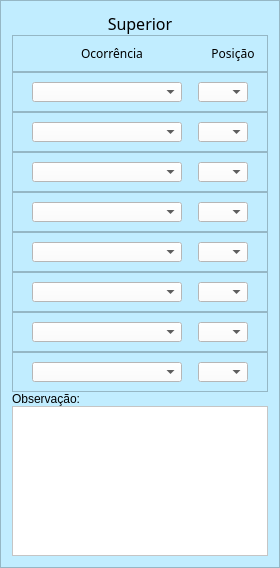
                           <widget class="QFrame" name="frame_21">
                            <property name="styleSheet">
                             <string notr="true">QFrame{
background-color: rgb(193, 237, 255);
}

QComboBox{
background-color: rgb(255, 255, 255);
}

</string>
                            </property>
                            <property name="frameShape">
                             <enum>QFrame::StyledPanel</enum>
                            </property>
                            <property name="frameShadow">
                             <enum>QFrame::Raised</enum>
                            </property>
                            <layout class="QVBoxLayout" name="verticalLayout_2">
                             <property name="spacing">
                              <number>0</number>
                             </property>
                             <item>
                              <widget class="QLabel" name="label_9">
                               <property name="maximumSize">
                                <size>
                                 <width>16777215</width>
                                 <height>30</height>
                                </size>
                               </property>
                               <property name="font">
                                <font>
                                 <family>Lucida Calligraphy</family>
                                </font>
                               </property>
                               <property name="text">
                                <string>&lt;html&gt;&lt;head/&gt;&lt;body&gt;&lt;p align=&quot;center&quot;&gt;&lt;span style=&quot; font-size:12pt;&quot;&gt;Superior&lt;/span&gt;&lt;/p&gt;&lt;/body&gt;&lt;/html&gt;</string>
                               </property>
                              </widget>
                             </item>
                             <item>
                              <widget class="QFrame" name="frame_36">
                               <property name="maximumSize">
                                <size>
                                 <width>16777215</width>
                                 <height>40</height>
                                </size>
                               </property>
                               <property name="frameShape">
                                <enum>QFrame::StyledPanel</enum>
                               </property>
                               <property name="frameShadow">
                                <enum>QFrame::Raised</enum>
                               </property>
                               <layout class="QHBoxLayout" name="horizontalLayout_33">
                                <item>
                                 <widget class="QLabel" name="label_14">
                                  <property name="maximumSize">
                                   <size>
                                    <width>16777215</width>
                                    <height>30</height>
                                   </size>
                                  </property>
                                  <property name="font">
                                   <font>
                                    <family>Lucida Calligraphy</family>
                                   </font>
                                  </property>
                                  <property name="text">
                                   <string>&lt;html&gt;&lt;head/&gt;&lt;body&gt;&lt;p align=&quot;center&quot;&gt;Ocorrência&lt;/p&gt;&lt;/body&gt;&lt;/html&gt;</string>
                                  </property>
                                 </widget>
                                </item>
                                <item>
                                 <widget class="QLabel" name="label_13">
                                  <property name="maximumSize">
                                   <size>
                                    <width>50</width>
                                    <height>30</height>
                                   </size>
                                  </property>
                                  <property name="font">
                                   <font>
                                    <family>Lucida Calligraphy</family>
                                   </font>
                                  </property>
                                  <property name="text">
                                   <string>&lt;html&gt;&lt;head/&gt;&lt;body&gt;&lt;p align=&quot;center&quot;&gt;Posição&lt;/p&gt;&lt;/body&gt;&lt;/html&gt;</string>
                                  </property>
                                 </widget>
                                </item>
                               </layout>
                              </widget>
                             </item>
                             <item>
                              <widget class="QFrame" name="frame_16">
                               <property name="maximumSize">
                                <size>
                                 <width>16777215</width>
                                 <height>40</height>
                                </size>
                               </property>
                               <property name="frameShape">
                                <enum>QFrame::StyledPanel</enum>
                               </property>
                               <property name="frameShadow">
                                <enum>QFrame::Raised</enum>
                               </property>
                               <layout class="QHBoxLayout" name="horizontalLayout_9">
                                <item>
                                 <widget class="QComboBox" name="comboBox_23">
                                  <property name="maximumSize">
                                   <size>
                                    <width>150</width>
                                    <height>30</height>
                                   </size>
                                  </property>
                                 </widget>
                                </item>
                                <item>
                                 <widget class="QComboBox" name="comboBox_28">
                                  <property name="maximumSize">
                                   <size>
                                    <width>50</width>
                                    <height>30</height>
                                   </size>
                                  </property>
                                 </widget>
                                </item>
                               </layout>
                              </widget>
                             </item>
                             <item>
                              <widget class="QFrame" name="frame_23">
                               <property name="maximumSize">
                                <size>
                                 <width>16777215</width>
                                 <height>40</height>
                                </size>
                               </property>
                               <property name="frameShape">
                                <enum>QFrame::StyledPanel</enum>
                               </property>
                               <property name="frameShadow">
                                <enum>QFrame::Raised</enum>
                               </property>
                               <layout class="QHBoxLayout" name="horizontalLayout_17">
                                <item>
                                 <widget class="QComboBox" name="comboBox_26">
                                  <property name="maximumSize">
                                   <size>
                                    <width>150</width>
                                    <height>30</height>
                                   </size>
                                  </property>
                                 </widget>
                                </item>
                                <item>
                                 <widget class="QComboBox" name="comboBox_31">
                                  <property name="maximumSize">
                                   <size>
                                    <width>50</width>
                                    <height>30</height>
                                   </size>
                                  </property>
                                 </widget>
                                </item>
                               </layout>
                              </widget>
                             </item>
                             <item>
                              <widget class="QFrame" name="frame_27">
                               <property name="maximumSize">
                                <size>
                                 <width>16777215</width>
                                 <height>40</height>
                                </size>
                               </property>
                               <property name="frameShape">
                                <enum>QFrame::StyledPanel</enum>
                               </property>
                               <property name="frameShadow">
                                <enum>QFrame::Raised</enum>
                               </property>
                               <layout class="QHBoxLayout" name="horizontalLayout_21">
                                <item>
                                 <widget class="QComboBox" name="comboBox_37">
                                  <property name="maximumSize">
                                   <size>
                                    <width>150</width>
                                    <height>30</height>
                                   </size>
                                  </property>
                                 </widget>
                                </item>
                                <item>
                                 <widget class="QComboBox" name="comboBox_38">
                                  <property name="maximumSize">
                                   <size>
                                    <width>50</width>
                                    <height>30</height>
                                   </size>
                                  </property>
                                 </widget>
                                </item>
                               </layout>
                              </widget>
                             </item>
                             <item>
                              <widget class="QFrame" name="frame_26">
                               <property name="maximumSize">
                                <size>
                                 <width>16777215</width>
                                 <height>40</height>
                                </size>
                               </property>
                               <property name="frameShape">
                                <enum>QFrame::StyledPanel</enum>
                               </property>
                               <property name="frameShadow">
                                <enum>QFrame::Raised</enum>
                               </property>
                               <layout class="QHBoxLayout" name="horizontalLayout_20">
                                <item>
                                 <widget class="QComboBox" name="comboBox_35">
                                  <property name="maximumSize">
                                   <size>
                                    <width>150</width>
                                    <height>30</height>
                                   </size>
                                  </property>
                                 </widget>
                                </item>
                                <item>
                                 <widget class="QComboBox" name="comboBox_36">
                                  <property name="maximumSize">
                                   <size>
                                    <width>50</width>
                                    <height>30</height>
                                   </size>
                                  </property>
                                 </widget>
                                </item>
                               </layout>
                              </widget>
                             </item>
                             <item>
                              <widget class="QFrame" name="frame_25">
                               <property name="maximumSize">
                                <size>
                                 <width>16777215</width>
                                 <height>40</height>
                                </size>
                               </property>
                               <property name="frameShape">
                                <enum>QFrame::StyledPanel</enum>
                               </property>
                               <property name="frameShadow">
                                <enum>QFrame::Raised</enum>
                               </property>
                               <layout class="QHBoxLayout" name="horizontalLayout_19">
                                <item>
                                 <widget class="QComboBox" name="comboBox_33">
                                  <property name="maximumSize">
                                   <size>
                                    <width>150</width>
                                    <height>30</height>
                                   </size>
                                  </property>
                                 </widget>
                                </item>
                                <item>
                                 <widget class="QComboBox" name="comboBox_34">
                                  <property name="maximumSize">
                                   <size>
                                    <width>50</width>
                                    <height>30</height>
                                   </size>
                                  </property>
                                 </widget>
                                </item>
                               </layout>
                              </widget>
                             </item>
                             <item>
                              <widget class="QFrame" name="frame_24">
                               <property name="maximumSize">
                                <size>
                                 <width>16777215</width>
                                 <height>40</height>
                                </size>
                               </property>
                               <property name="frameShape">
                                <enum>QFrame::StyledPanel</enum>
                               </property>
                               <property name="frameShadow">
                                <enum>QFrame::Raised</enum>
                               </property>
                               <layout class="QHBoxLayout" name="horizontalLayout_18">
                                <item>
                                 <widget class="QComboBox" name="comboBox_27">
                                  <property name="maximumSize">
                                   <size>
                                    <width>150</width>
                                    <height>30</height>
                                   </size>
                                  </property>
                                 </widget>
                                </item>
                                <item>
                                 <widget class="QComboBox" name="comboBox_32">
                                  <property name="maximumSize">
                                   <size>
                                    <width>50</width>
                                    <height>30</height>
                                   </size>
                                  </property>
                                 </widget>
                                </item>
                               </layout>
                              </widget>
                             </item>
                             <item>
                              <widget class="QFrame" name="frame_17">
                               <property name="maximumSize">
                                <size>
                                 <width>16777215</width>
                                 <height>40</height>
                                </size>
                               </property>
                               <property name="frameShape">
                                <enum>QFrame::StyledPanel</enum>
                               </property>
                               <property name="frameShadow">
                                <enum>QFrame::Raised</enum>
                               </property>
                               <layout class="QHBoxLayout" name="horizontalLayout_15">
                                <item>
                                 <widget class="QComboBox" name="comboBox_24">
                                  <property name="maximumSize">
                                   <size>
                                    <width>150</width>
                                    <height>30</height>
                                   </size>
                                  </property>
                                 </widget>
                                </item>
                                <item>
                                 <widget class="QComboBox" name="comboBox_29">
                                  <property name="maximumSize">
                                   <size>
                                    <width>50</width>
                                    <height>30</height>
                                   </size>
                                  </property>
                                 </widget>
                                </item>
                               </layout>
                              </widget>
                             </item>
                             <item>
                              <widget class="QFrame" name="frame_22">
                               <property name="maximumSize">
                                <size>
                                 <width>16777215</width>
                                 <height>40</height>
                                </size>
                               </property>
                               <property name="frameShape">
                                <enum>QFrame::StyledPanel</enum>
                               </property>
                               <property name="frameShadow">
                                <enum>QFrame::Raised</enum>
                               </property>
                               <layout class="QHBoxLayout" name="horizontalLayout_16">
                                <item>
                                 <widget class="QComboBox" name="comboBox_25">
                                  <property name="maximumSize">
                                   <size>
                                    <width>150</width>
                                    <height>30</height>
                                   </size>
                                  </property>
                                 </widget>
                                </item>
                                <item>
                                 <widget class="QComboBox" name="comboBox_30">
                                  <property name="maximumSize">
                                   <size>
                                    <width>50</width>
                                    <height>30</height>
                                   </size>
                                  </property>
                                 </widget>
                                </item>
                               </layout>
                              </widget>
                             </item>
                             <item>
                              <widget class="QLabel" name="label_11">
                               <property name="maximumSize">
                                <size>
                                 <width>16777215</width>
                                 <height>30</height>
                                </size>
                               </property>
                               <property name="text">
                                <string>Observação:</string>
                               </property>
                              </widget>
                             </item>
                             <item>
                              <widget class="QTextEdit" name="textEdit">
                               <property name="maximumSize">
                                <size>
                                 <width>16777215</width>
                                 <height>150</height>
                                </size>
                               </property>
                               <property name="styleSheet">
                                <string notr="true">QTextEdit{
background-color: rgb(255, 255, 255);
}</string>
                               </property>
                              </widget>
                             </item>
                            </layout>
                           </widget>
